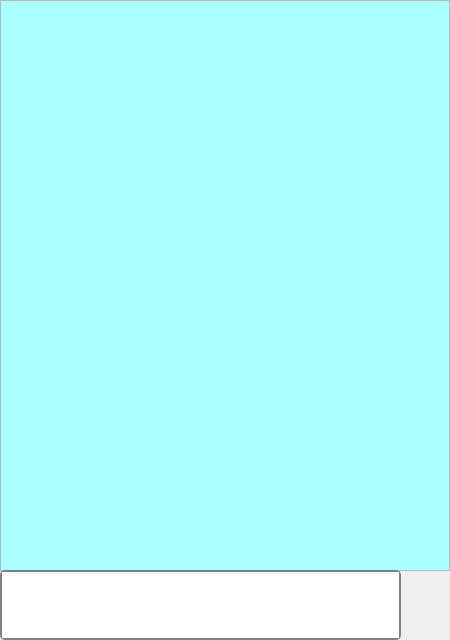
<?xml version="1.0" encoding="UTF-8"?>
<ui version="4.0">
 <class>mainWindow</class>
 <widget class="QMainWindow" name="mainWindow">
  <property name="geometry">
   <rect>
    <x>0</x>
    <y>0</y>
    <width>450</width>
    <height>640</height>
   </rect>
  </property>
  <property name="windowTitle">
   <string>mainWindow</string>
  </property>
  <widget class="QWidget" name="centralwidget">
   <widget class="QScrollArea" name="scrollArea">
    <property name="geometry">
     <rect>
      <x>0</x>
      <y>0</y>
      <width>450</width>
      <height>571</height>
     </rect>
    </property>
    <property name="widgetResizable">
     <bool>true</bool>
    </property>
    <widget class="QWidget" name="mainArea">
     <property name="geometry">
      <rect>
       <x>0</x>
       <y>0</y>
       <width>448</width>
       <height>569</height>
      </rect>
     </property>
     <property name="styleSheet">
      <string notr="true">background-color: rgb(170, 255, 255);
padding: 10px;</string>
     </property>
     <widget class="QWidget" name="verticalLayoutWidget">
      <property name="geometry">
       <rect>
        <x>0</x>
        <y>0</y>
        <width>275</width>
        <height>235</height>
       </rect>
      </property>
      <layout class="QVBoxLayout" name="verticalLayout">
       <property name="leftMargin">
        <number>5</number>
       </property>
       <property name="topMargin">
        <number>5</number>
       </property>
       <property name="rightMargin">
        <number>5</number>
       </property>
       <property name="bottomMargin">
        <number>5</number>
       </property>
      </layout>
     </widget>
    </widget>
   </widget>
   <widget class="QPlainTextEdit" name="chatbox">
    <property name="geometry">
     <rect>
      <x>0</x>
      <y>570</y>
      <width>401</width>
      <height>70</height>
     </rect>
    </property>
    <property name="font">
     <font>
      <family>Times New Roman</family>
      <pointsize>12</pointsize>
     </font>
    </property>
    <property name="styleSheet">
     <string notr="true">border: 2px solid gray;
border-radius: 5px;</string>
    </property>
   </widget>
   <widget class="QPushButton" name="submitTextBtn">
    <property name="geometry">
     <rect>
      <x>404</x>
      <y>584</y>
      <width>41</width>
      <height>41</height>
     </rect>
    </property>
    <property name="styleSheet">
     <string notr="true">border: 0;</string>
    </property>
    <property name="text">
     <string/>
    </property>
   </widget>
  </widget>
 </widget>
 <resources/>
 <connections/>
</ui>
